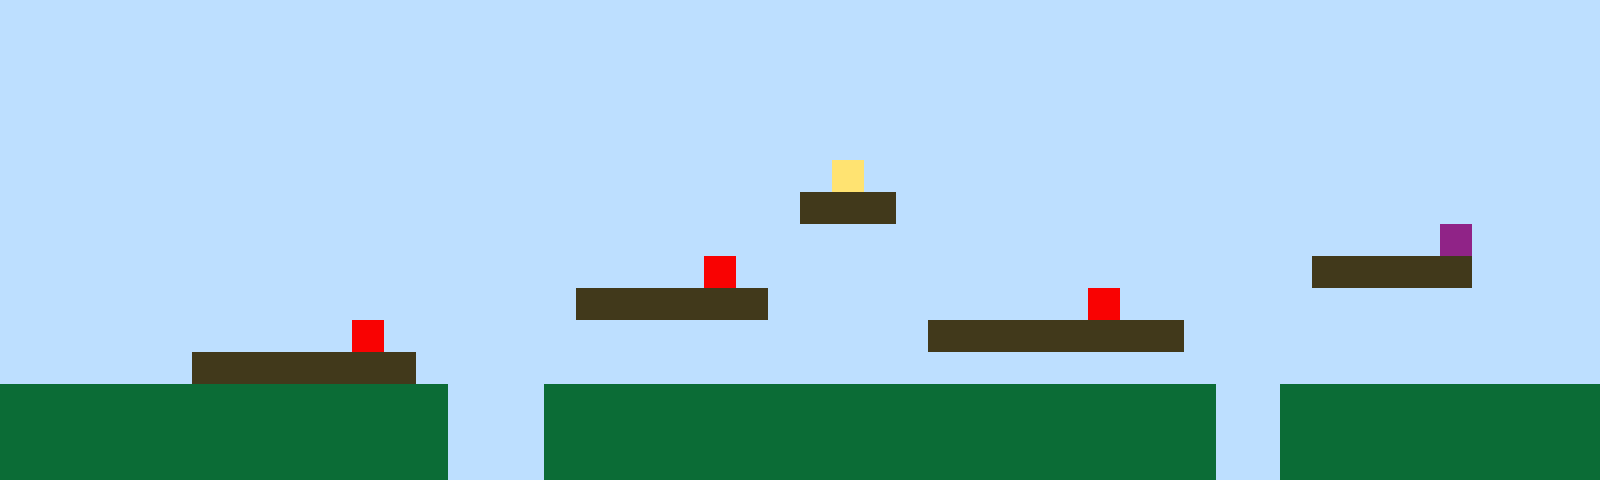

A level layout from a 2D game, rendered from its tile map. Below: a short description, then the map file with its tile-grid data intact:
An orthogonal 50x15 tile map with 32x32 px tiles, 1 tile layer (Tile Layer 1).

<map version="1.10" tiledversion="1.11.2" orientation="orthogonal" renderorder="right-up" width="50" height="15" tilewidth="32" tileheight="32" infinite="0" nextlayerid="2" nextobjectid="1"><editorsettings><export target="map1.csv" format="csv" /></editorsettings><tileset firstgid="1" name="sprites" tilewidth="32" tileheight="32" tilecount="6" columns="3"><image source="sprites.png" width="96" height="64" /></tileset><layer id="1" name="Tile Layer 1" width="50" height="15"><data encoding="csv">1,1,1,1,1,1,1,1,1,1,1,1,1,1,1,1,1,1,1,1,1,1,1,1,1,1,1,1,1,1,1,1,1,1,1,1,1,1,1,1,1,1,1,1,1,1,1,1,1,1,1,1,1,1,1,1,1,1,1,1,1,1,1,1,1,1,1,1,1,1,1,1,1,1,1,1,1,1,1,1,1,1,1,1,1,1,1,1,1,1,1,1,1,1,1,1,1,1,1,1,1,1,1,1,1,1,1,1,1,1,1,1,1,1,1,1,1,1,1,1,1,1,1,1,1,1,1,1,1,1,1,1,1,1,1,1,1,1,1,1,1,1,1,1,1,1,1,1,1,1,1,1,1,1,1,1,1,1,1,1,1,1,1,1,1,1,1,1,1,1,1,1,1,1,1,1,1,1,1,1,1,1,1,1,1,1,1,1,1,1,1,1,1,1,1,1,1,1,1,1,1,1,1,1,1,1,1,1,1,1,1,1,1,1,1,1,1,1,1,1,1,1,1,1,1,1,1,1,1,1,1,1,1,1,1,1,1,1,1,1,1,1,1,1,1,1,1,1,1,1,1,1,1,1,1,1,1,1,1,1,1,1,1,1,1,1,1,1,1,1,1,1,1,1,1,1,4,1,1,1,1,1,1,1,1,1,1,1,1,1,1,1,1,1,1,1,1,1,1,1,1,1,1,1,1,1,1,1,1,1,1,1,1,1,1,1,1,1,1,1,1,1,1,1,1,3,3,3,1,1,1,1,1,1,1,1,1,1,1,1,1,1,1,1,1,1,1,1,1,1,1,1,1,1,1,1,1,1,1,1,1,1,1,1,1,1,1,1,1,1,1,1,1,1,1,1,1,1,1,1,1,1,1,1,1,1,1,1,1,1,1,1,1,1,1,6,1,1,1,1,1,1,1,1,1,1,1,1,1,1,1,1,1,1,1,1,1,1,1,1,1,1,5,1,1,1,1,1,1,1,1,1,1,1,1,1,1,1,1,1,1,3,3,3,3,3,1,1,1,1,1,1,1,1,1,1,1,1,1,1,1,1,1,1,1,1,1,1,3,3,3,3,3,3,1,1,1,1,1,1,1,1,1,1,5,1,1,1,1,1,1,1,1,1,1,1,1,1,1,1,1,1,1,1,1,1,1,1,1,1,1,5,1,1,1,1,1,1,1,1,1,1,1,1,1,1,1,1,1,3,3,3,3,3,3,3,3,1,1,1,1,1,1,1,1,1,1,1,1,1,1,1,1,1,1,1,3,3,3,3,3,3,3,1,1,1,1,1,1,1,1,1,1,1,1,1,1,1,1,1,1,1,1,1,1,1,1,1,1,1,1,1,1,1,1,1,1,1,1,1,2,2,2,2,2,2,2,2,2,2,2,2,2,2,1,1,1,2,2,2,2,2,2,2,2,2,2,2,2,2,2,2,2,2,2,2,2,2,1,1,2,2,2,2,2,2,2,2,2,2,2,2,2,2,2,2,2,2,2,2,2,2,2,2,1,1,1,2,2,2,2,2,2,2,2,2,2,2,2,2,2,2,2,2,2,2,2,2,1,1,2,2,2,2,2,2,2,2,2,2,2,2,2,2,2,2,2,2,2,2,2,2,2,2,1,1,1,2,2,2,2,2,2,2,2,2,2,2,2,2,2,2,2,2,2,2,2,2,1,1,2,2,2,2,2,2,2,2,2,2</data></layer></map>
